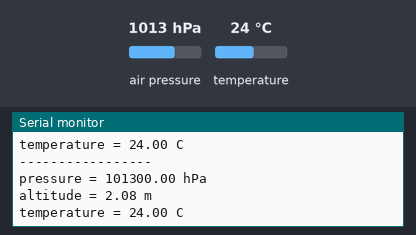
Recording of a sketch running on a simulated Arduino Uno, built with avr-gcc and run on an emulated ATmega328P. Shown: the last lines printed to the serial monitor. Inputs (shaded band) come from the test bench; at power-on: air pressure 1013 hPa, temperature 24 °C.

Above: at 1.2 s.
1.3 s: air pressure set to 952 hPa
At 1.72 s:
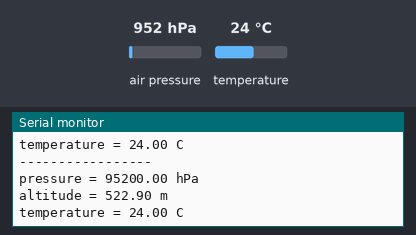
2.8 s: temperature set to 12 °C
At 2.99 s:
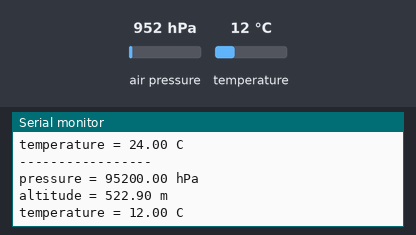
4.3 s: air pressure set to 975 hPa
At 4.52 s:
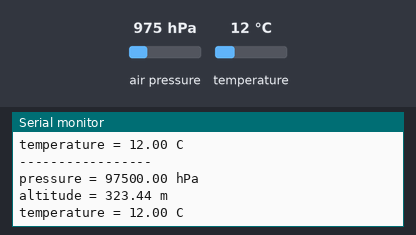
Timing chart, 0 to 7.3 s (numbered marks = the images above; inputs shaded):
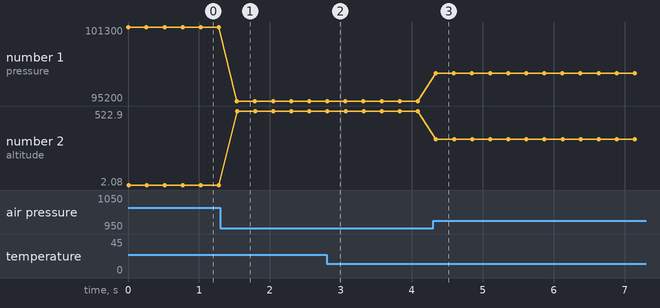

Measured:
- after the input at 1.3 s, the serial monitor: prints a new line after 0.23 s (image 1)
- after the input at 2.8 s, the serial monitor: prints a new line at once (image 2)
- after the input at 4.3 s, the serial monitor: prints a new line at once (image 3)
- plotted number 1: 101300 → 95200 after the input at 1.3 s, 95200 → 97500 after the input at 4.3 s
- plotted number 2: 2.08 → 522.9 after the input at 1.3 s, 522.9 → 323.44 after the input at 4.3 s

The sketch:

altimeter_baro_mode.ino
```cpp
#include <Adafruit_MPL3115A2.h>

Adafruit_MPL3115A2 baro;

//wire SDA to D21
//SCL to D22
//Vin 5V


void setup() {
  Serial.begin(115200);
  while(!Serial);
  Serial.println("Adafruit_MPL3115A2 test!");

  if (!baro.begin()) {
    Serial.println("Could not find sensor. Check wiring.");
    while(1);
  }

  // use to set sea level pressure for current location
  // this is needed for accurate altitude measurement
  // STD SLP = 1013.26 hPa
  baro.setSeaPressure(1015.25);

}

void loop() {
  float pressure = baro.getPressure();
  float altitude = baro.getAltitude();
  float temperature = baro.getTemperature();

  Serial.println("-----------------");
  Serial.print("pressure = "); Serial.print(pressure); Serial.println(" hPa");
  Serial.print("altitude = "); Serial.print(altitude); Serial.println(" m");
  Serial.print("temperature = "); Serial.print(temperature); Serial.println(" C");

  delay(250);
}
```
